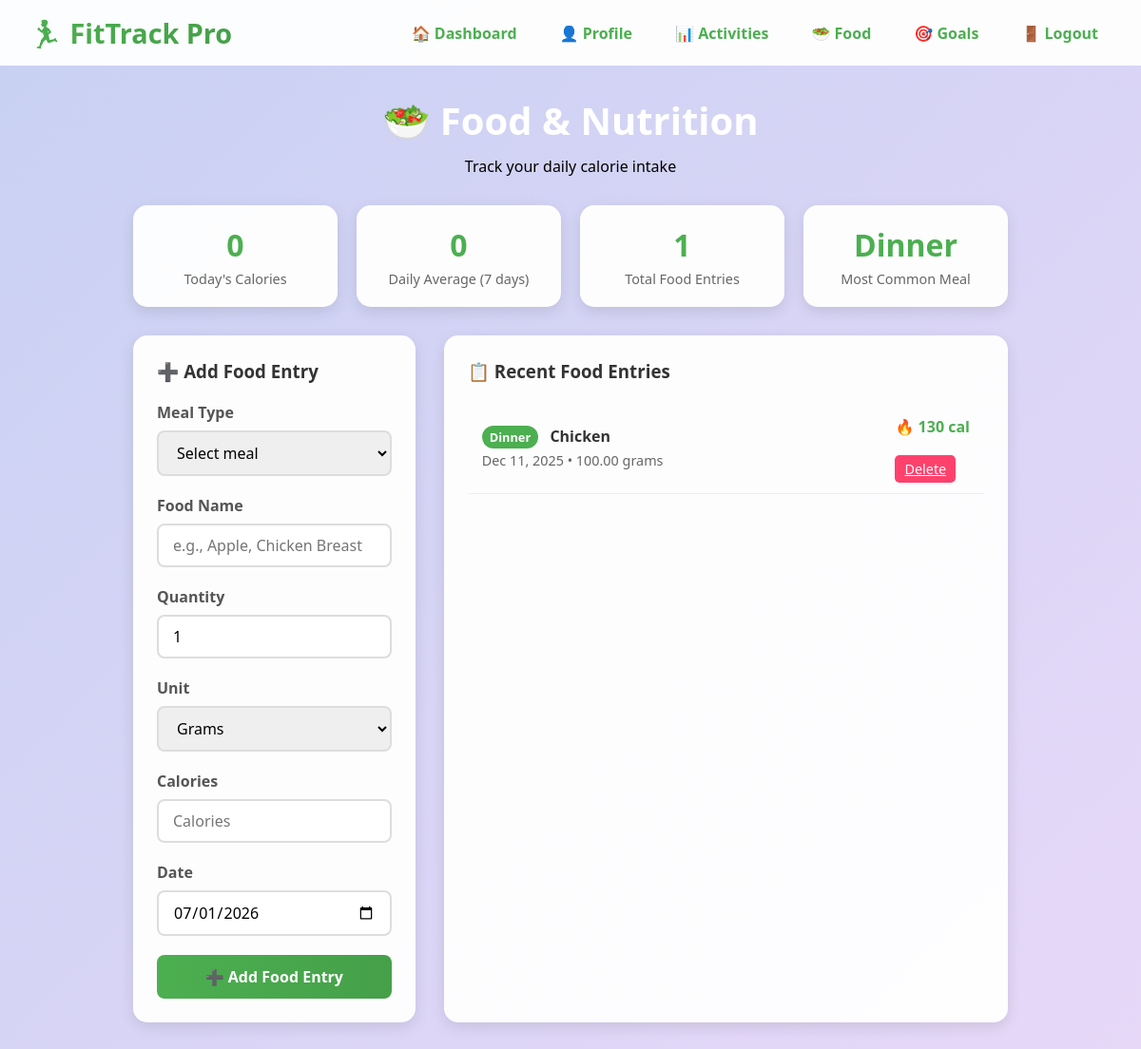
The app's page /food.php (signed in) with its own data.
### tables this page shows
CREATE TABLE `food_entries` (
  `food_id` int(11) NOT NULL AUTO_INCREMENT,
  `user_id` int(11) NOT NULL,
  `meal_type` enum('breakfast','lunch','dinner','snack') NOT NULL,
  `food_name` varchar(150) NOT NULL,
  `quantity` decimal(6,2) NOT NULL,
  `unit` varchar(20) DEFAULT 'grams',
  `calories` int(11) NOT NULL,
  `protein` decimal(6,2) DEFAULT NULL,
  `carbs` decimal(6,2) DEFAULT NULL,
  `fats` decimal(6,2) DEFAULT NULL,
  `entry_date` date NOT NULL,
  `entry_time` time DEFAULT NULL,
  `created_at` timestamp NOT NULL DEFAULT current_timestamp(),
  PRIMARY KEY (`food_id`),
  KEY `user_id` (`user_id`),
  CONSTRAINT `food_entries_ibfk_1` FOREIGN KEY (`user_id`) REFERENCES `users` (`user_id`) ON DELETE CASCADE
);

### food.php (the view, shortened to what this page needs)
<?php
require_once 'conn.php';
$user_id = $_SESSION['user_id'];
$settings_sql = "SELECT color_scheme FROM user_settings WHERE user_id = $user_id";
$settings_result = $conn->query($settings_sql);
$settings = $settings_result->num_rows > 0 ? $settings_result->fetch_assoc() : null;
$current_theme = $settings['color_scheme'] ?? 'light';
$food_sql = "SELECT * FROM food_entries WHERE user_id = $user_id ORDER BY entry_date DESC, entry_time DESC";
$food_result = $conn->query($food_sql);
$today = date('Y-m-d');
$today_sql = "SELECT SUM(calories) as total_calories FROM food_entries
              WHERE user_id = $user_id AND entry_date = '$today'";
$today_result = $conn->query($today_sql);
$today_calories = $today_result->fetch_assoc()['total_calories'] ?? 0;
$week_start = date('Y-m-d', strtotime('-6 days'));
$weekly_sql = "SELECT AVG(calories) as avg_calories FROM food_entries
               WHERE user_id = $user_id AND entry_date >= '$week_start'";
$weekly_result = $conn->query($weekly_sql);
$avg_calories = round($weekly_result->fetch_assoc()['avg_calories'] ?? 0);
?>
<!DOCTYPE html>
<html lang="en">
<head>
</head>
<body class="theme-<?php echo $current_theme; ?>">
    <nav class="navbar">
        <div class="logo">
            <h1>🏃‍♂️ FitTrack Pro</h1>
        </div>
        <div class="nav-links">
            <a href="dashboard.php" class="nav-link">🏠 Dashboard</a>
            <a href="profile.php" class="nav-link">👤 Profile</a>
            <a href="activities.php" class="nav-link">📊 Activities</a>
            <a href="food.php" class="nav-link">🥗 Food</a>
            <a href="goals.php" class="nav-link">🎯 Goals</a>
            <a href="logout.php" class="nav-link">🚪 Logout</a>
        </div>
    </nav>
    <div class="container">
        <div class="header">
            <h2>🥗 Food & Nutrition</h2>
            <p>Track your daily calorie intake</p>
        </div>
        <div class="stats-cards">
            <div class="stat-card">
                <div class="stat-value food"><?php echo $today_calories; ?></div>
                <div class="stat-label">Today's Calories</div>
            </div>
            <div class="stat-card">
                <div class="stat-value food"><?php echo $avg_calories; ?></div>
                <div class="stat-label">Daily Average (7 days)</div>
            </div>
            <div class="stat-card">
                <?php
                $total_food = $food_result->num_rows;
                $food_result->data_seek(0);
                ?>
                <div class="stat-value food"><?php echo $total_food; ?></div>
                <div class="stat-label">Total Food Entries</div>
            </div>
            <div class="stat-card">
                <?php
                $meal_sql = "SELECT meal_type, COUNT(*) as count FROM food_entries
                            WHERE user_id = $user_id GROUP BY meal_type ORDER BY count DESC LIMIT 1";
                $meal_result = $conn->query($meal_sql);
                $common_meal = $meal_result->num_rows > 0 ? ucfirst($meal_result->fetch_assoc()['meal_type']) : 'N/A';
                ?>
                <div class="stat-value food"><?php echo $common_meal; ?></div>
                <div class="stat-label">Most Common Meal</div>
            </div>
        </div>
        <div class="grid">
            <div class="card">
                <h3>➕ Add Food Entry</h3>
                <form method="POST" action="">
                    <div class="form-group">
                        <label for="meal_type">Meal Type</label>
                        <select id="meal_type" name="meal_type" required>
                            <option value="">Select meal</option>
                        </select>
                    </div>
                    <div class="form-group">
                        <label for="food_name">Food Name</label>
                        <input type="text" id="food_name" name="food_name"
                               placeholder="e.g., Apple, Chicken Breast" required>
                    </div>
                    <div class="form-group">
                        <label for="quantity">Quantity</label>
                        <input type="number" id="quantity" name="quantity"
                               step="0.1" min="0.1" value="1" required>
                    </div>
                    <div class="form-group">
                        <label for="unit">Unit</label>
                        <select id="unit" name="unit">
                            <option value="grams">Grams</option>
                        </select>
                    </div>
                    <div class="form-group">
                        <label for="calories">Calories</label>
                        <input type="number" id="calories" name="calories"
                               min="1" required placeholder="Calories">
                    </div>
                    <div class="form-group">
                        <label for="entry_date">Date</label>
                        <input type="date" id="entry_date" name="entry_date" required>
                    </div>
                    <button type="submit" name="add_food" class="btn">➕ Add Food Entry</button>
                </form>
            </div>
            <div class="card">
                <h3>📋 Recent Food Entries</h3>
                <div class="food-list">
                    <?php if($food_result->num_rows > 0): ?>
                        <?php while($food = $food_result->fetch_assoc()): ?>
                            <div class="food-item">
                                <div class="food-info">
                                    <h4>
                                        <span class="meal-badge"><?php echo ucfirst($food['meal_type']); ?></span>
                                        <?php echo htmlspecialchars($food['food_name']); ?>
                                    </h4>
                                    <div class="food-meta">
                                        <?php echo date('M d, Y', strtotime($food['entry_date'])); ?> •
                                        <?php echo $food['quantity']; ?> <?php echo $food['unit']; ?>
                                    </div>
                                </div>
                                <div>
                                    <div class="food-calories">🔥 <?php echo $food['calories']; ?> cal</div> <br>
                                    <a href="food.php?delete=<?php echo $food['food_id']; ?>"
                                       class="delete-btn"
                                       onclick="return confirm('Delete this food entry?')">Delete</a>
                                </div>
                            </div>
                        <?php endwhile; ?>
                    <?php endif; ?>
                </div>
            </div>
        </div>
    </div>
</body>
</html>

### food.php (style rules this page uses)
* { margin: 0; padding: 0; box-sizing: border-box; font-family: 'Segoe UI', Tahoma, Geneva, Verdana, sans-serif; }
body { background: linear-gradient(135deg, #c8d1f3ff 0%, #e7d8f8ff 100%); min-height: 100vh; }
.stat-value.food { color: #4CAF50; }
.navbar { background: rgba(255, 255, 255, 0.95); padding: 15px 30px; display: flex; justify-content: space-between; align-items: center; }
.logo h1 { background: linear-gradient(90deg, #4CAF50, #45a049); -webkit-background-clip: text; background-clip: text; color: transparent; font-size: 1.8rem; }
.nav-links { display: flex; gap: 15px; flex-wrap: wrap; }
.nav-link { text-decoration: none; color: #4CAF50; font-weight: 600; padding: 8px 15px; border-radius: 20px; transition: all 0.3s ease; }
.container { max-width: 80%; margin: 30px auto; padding: 0 20px; }
.header { text-align: center; margin-bottom: 30px; }
.header h2 { font-size: 2.5rem; color: white; margin-bottom: 10px; }
.stats-cards { display: grid; grid-template-columns: repeat(auto-fit, minmax(200px, 1fr)); gap: 20px; margin-bottom: 30px; }
.stat-card { background: rgba(255, 255, 255, 0.95); padding: 20px; border-radius: 15px; text-align: center; box-shadow: 0 5px 15px rgba(0, 0, 0, 0.1); }
.stat-value { font-size: 2rem; font-weight: bold; margin-bottom: 5px; }
.stat-label { color: #666; font-size: 0.9rem; }
.grid { display: grid; grid-template-columns: 1fr 2fr; gap: 30px; }
.card { background: rgba(255, 255, 255, 0.95); border-radius: 15px; padding: 25px; box-shadow: 0 5px 15px rgba(0, 0, 0, 0.1); }
.card h3 { margin-bottom: 20px; color: #333; display: flex; align-items: center; gap: 10px; }
.form-group { margin-bottom: 20px; }
.form-group label { display: block; margin-bottom: 8px; font-weight: 600; color: #555; }
.form-group input, .form-group select { width: 100%; padding: 10px 15px; border: 2px solid #ddd; border-radius: 8px; font-size: 1rem; }
.btn { background: linear-gradient(90deg, #4CAF50, #45a049); color: white; border: none; padding: 12px 25px; border-radius: 8px; font-size: 1rem; font-weight: 600; cursor: pointer; transition: all 0.3s ease; width: 100%; }
.food-list { max-height: 500px; overflow-y: auto; }
.food-item { padding: 15px; border-bottom: 1px solid #eee; display: flex; justify-content: space-between; align-items: center; }
.food-info h4 { color: #333; margin-bottom: 5px; }
.food-meta { color: #666; font-size: 0.9rem; }
.food-calories { font-weight: bold; color: #4CAF50; }
.meal-badge { background: #4CAF50; color: white; padding: 3px 8px; border-radius: 12px; font-size: 0.8rem; margin-right: 8px; }
.delete-btn { background: #ff416c; color: white; border: none; padding: 5px 10px; border-radius: 5px; cursor: pointer; font-size: 0.9rem; }

### records on screen
food_entries: meal_type "Dinner", food_name "Chicken", entry_date "Dec 11, 2025", quantity "100.00", unit "grams", calories "130"

### other values on screen
$today_calories "0"
$avg_calories "0"
$total_food "1"
$common_meal "Dinner"
